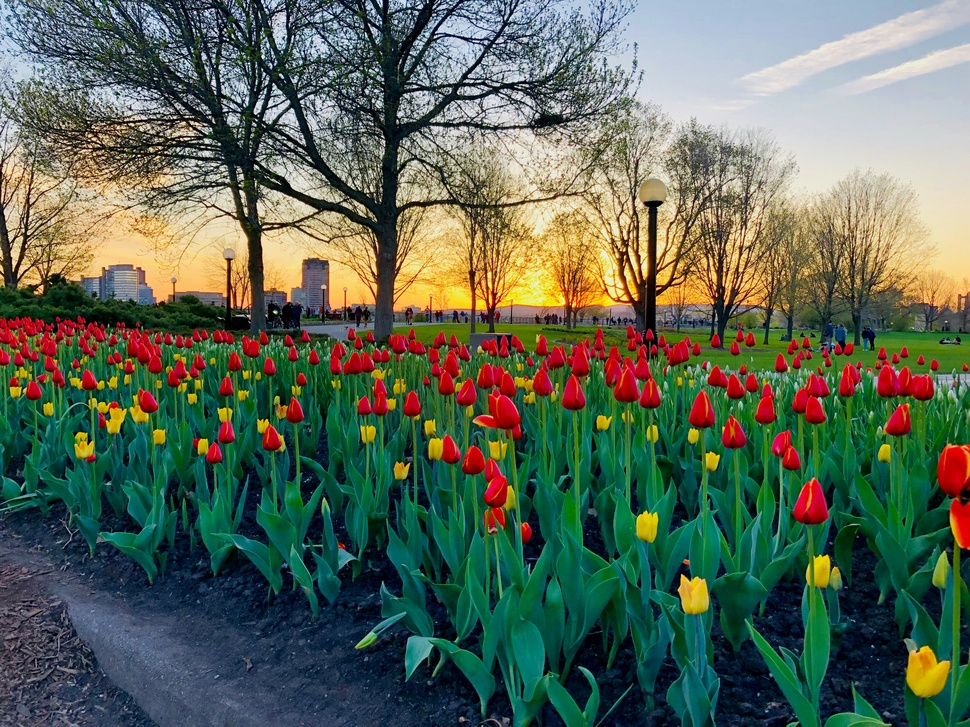
#> input picture images/color/flowers/richard-kidger-aeCtUySmqks.jpg, 970 x 727 px, shrunk from 4032 x 3024 before the run
$ jupyter execute --allow-errors 025-extracting-red-flowers-from-hsv-image.ipynb
#> lines starting #> are read from the running program, lines starting #| are printed output that depends on the picture; after the words box and inside, x2 and y2 are one past the last pixel; in counts of white or black regions, pixels touching at a corner belong together
[cell 1]
import numpy as np
import matplotlib.pyplot as plt
import cv2

[cell 2]
im = plt.imread('../images/color/flowers/richard-kidger-aeCtUySmqks.jpg')
#> im is the input picture: shape (727, 970, 3); mean R, G, B 89.1, 102.8, 85.6
hsv_im = cv2.cvtColor(im,cv2.COLOR_RGB2HSV)
#> hsv_im: shape (727, 970, 3); mean H, S, V 73, 152, 121.8

[cell 3]
fig, axs = plt.subplots(nrows=1,ncols=2,figsize=(16,9))

axs[0].imshow(im)
axs[0].set_title('Original Image')

axs[1].imshow(hsv_im)
axs[1].set_title('HSV Image')
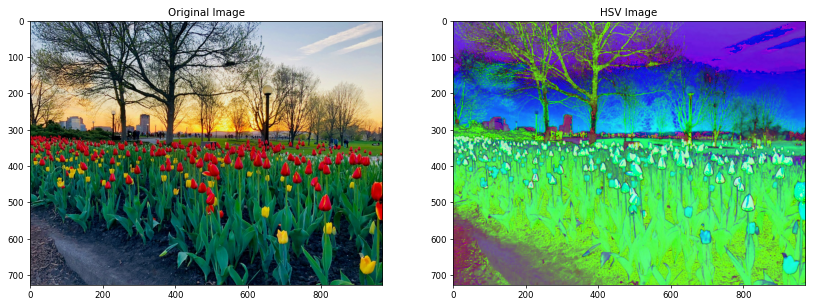
#> figure drawn by matplotlib, 2 panels

[cell 4]
lower_red = np.array([0,120,70])
upper_red = np.array([10,255,255])
mask1 = cv2.inRange(hsv_im,lower_red,upper_red)
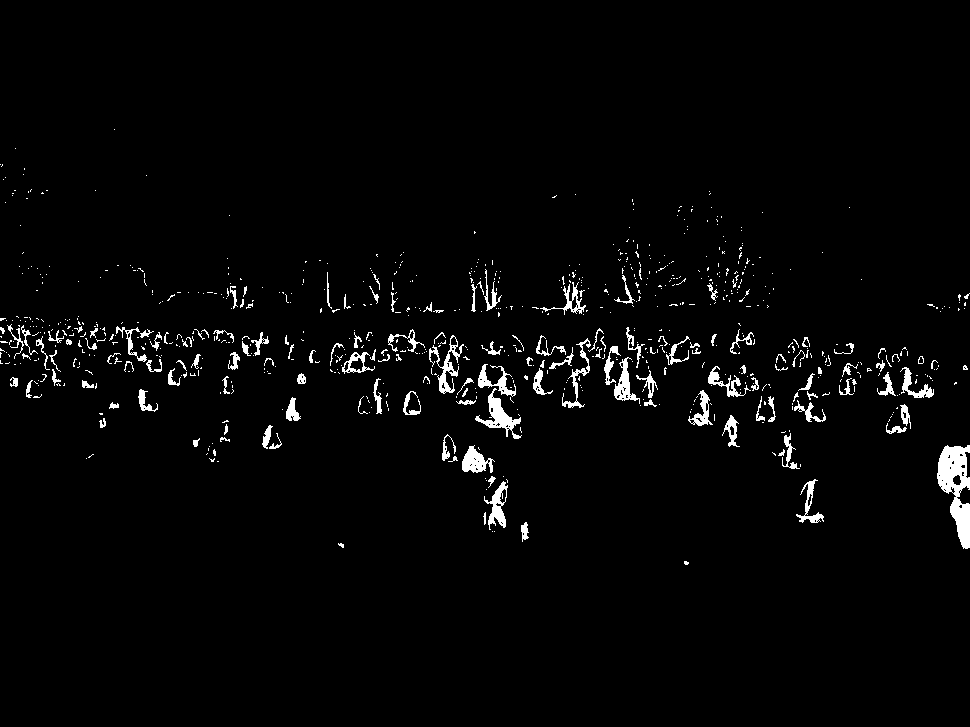
#> mask1: shape (727, 970); 2.5% white; 786 white regions (644 under 20 px), largest, box (x1, y1, x2, y2) and area: (937, 445, 970, 549) 1868, (475, 388, 522, 439) 689, (429, 335, 464, 394) 553

[cell 5]
plt.imshow(mask1)

[cell 6]
np.unique(mask1)
#> Out = [0, 255]

[cell 7]
lower_red = np.array([165,120,70])
upper_red = np.array([180,255,255])
mask2 = cv2.inRange(hsv_im,lower_red,upper_red)
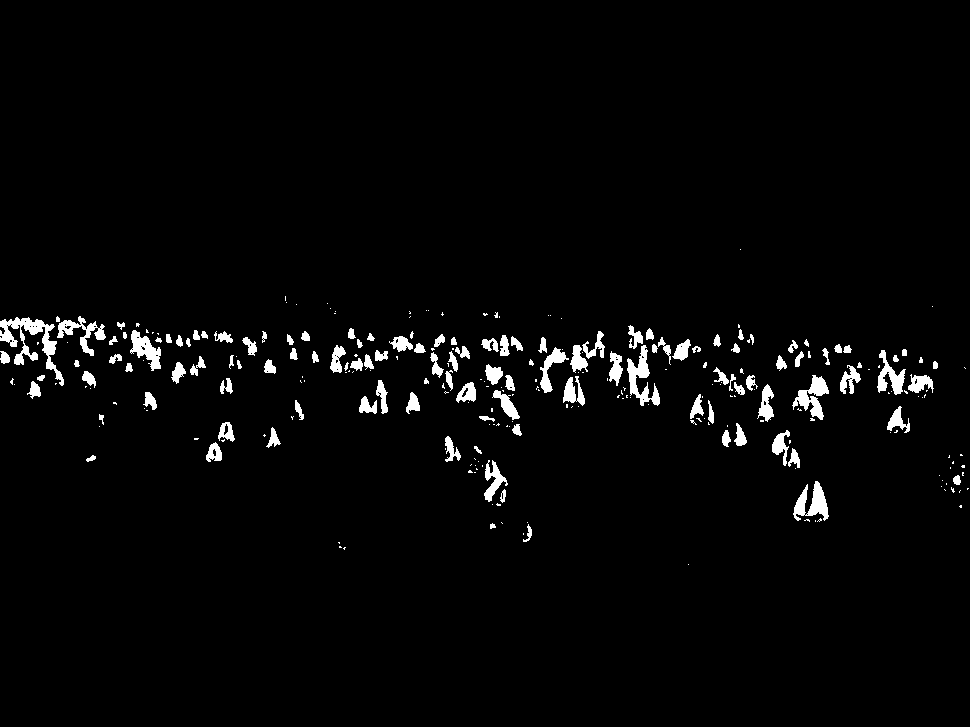
#> mask2: shape (727, 970); 2.7% white; 282 white regions (160 under 20 px), largest, box (x1, y1, x2, y2) and area: (0, 317, 64, 386) 1309, (627, 345, 660, 406) 786, (793, 481, 829, 521) 715

[cell 8]
plt.imshow(mask2)

[cell 9]
np.unique(mask2)
#> Out = [0, 255]

[cell 10]
plt.imshow(mask1 | mask2)
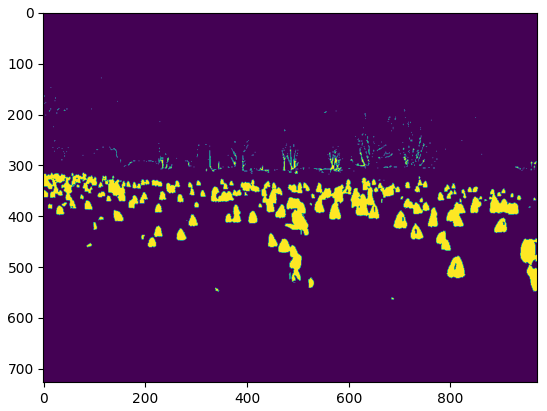
#> figure drawn by matplotlib, 1 panel

[cell 11]
mask = mask1 | mask2
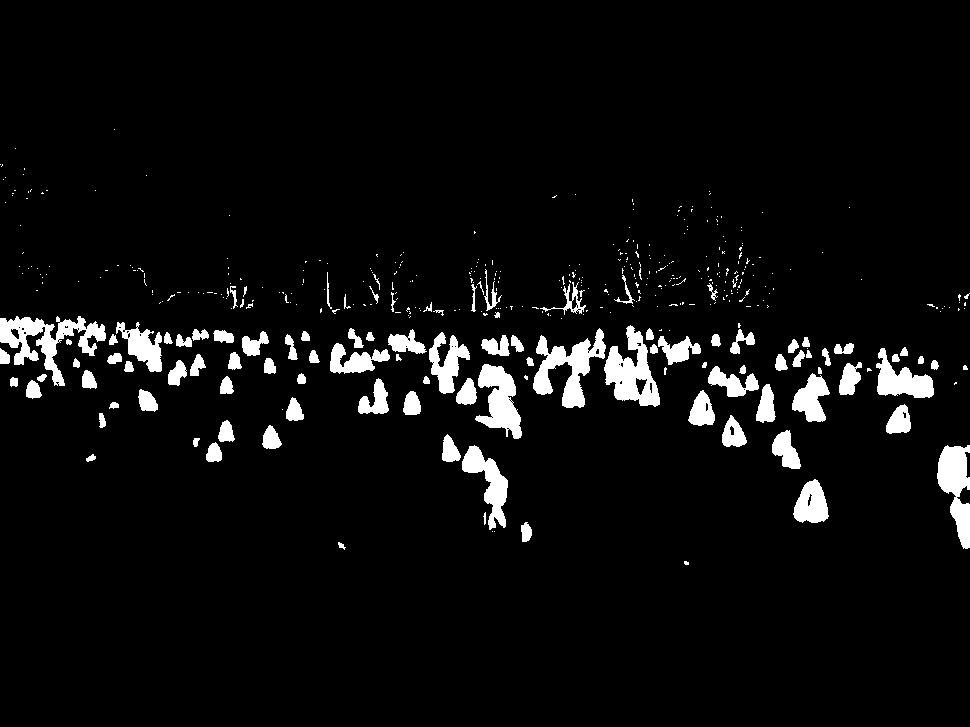
#> mask: shape (727, 970); 5.2% white; 438 white regions (334 under 20 px), largest, box (x1, y1, x2, y2) and area: (0, 316, 106, 386) 2755, (533, 328, 606, 408) 2405, (604, 325, 660, 407) 2325
res_img = cv2.bitwise_and(im,im,mask=mask)
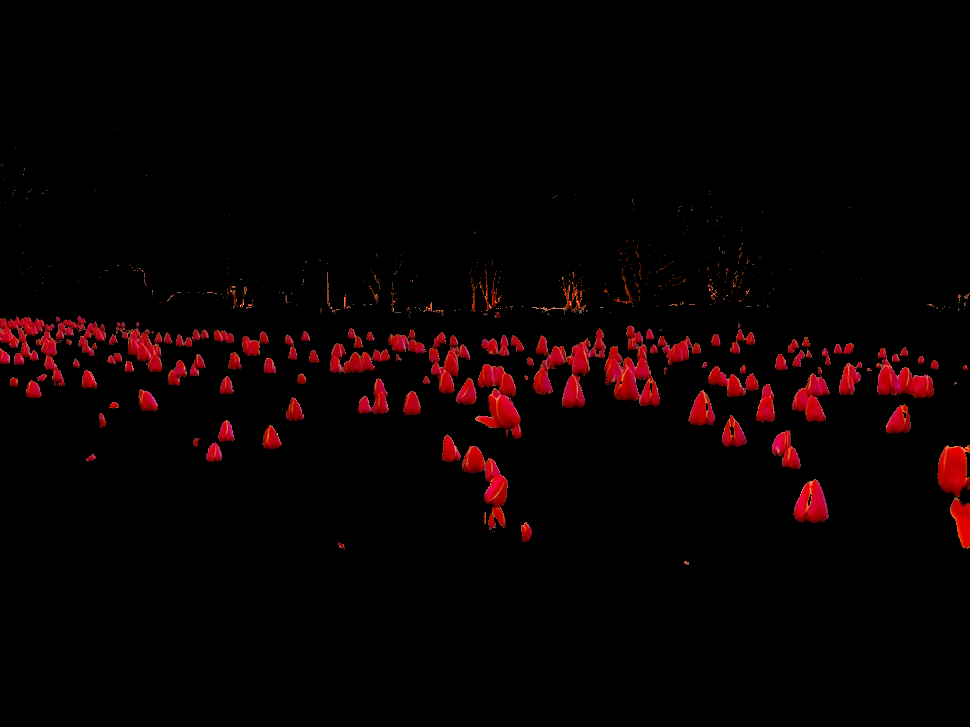
#> res_img: shape (727, 970, 3); mean R, G, B 8.6, 1.1, 1.4
plt.imshow(res_img)

[cell 12]
lower_red = np.array([0,120,70])
upper_red = np.array([8,255,255])
mask1 = cv2.inRange(hsv_im,lower_red,upper_red)
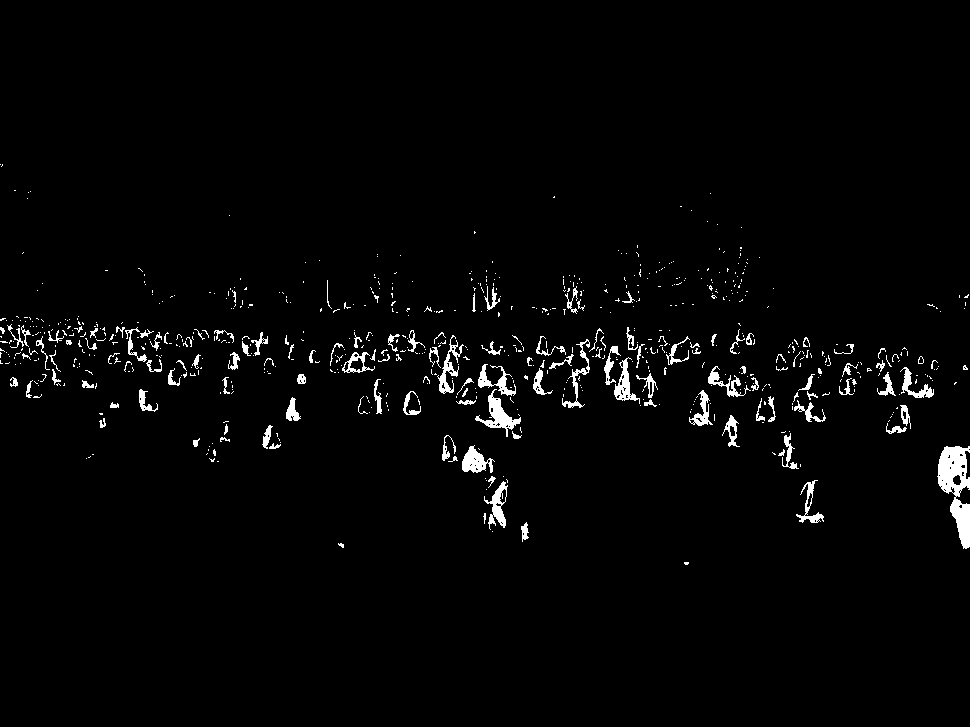
#> mask1: shape (727, 970); 2.3% white; 716 white regions (587 under 20 px), largest, box (x1, y1, x2, y2) and area: (937, 446, 970, 549) 1798, (475, 389, 521, 437) 638, (462, 445, 495, 473) 490

lower_red = np.array([170,120,70])
upper_red = np.array([180,255,255])
mask2 = cv2.inRange(hsv_im,lower_red,upper_red)
#> mask2: shape (727, 970); 2.6% white; 283 white regions (161 under 20 px), largest, box (x1, y1, x2, y2) and area: (0, 317, 64, 386) 1309, (627, 345, 660, 406) 760, (792, 375, 829, 420) 688

mask = mask1 | mask2
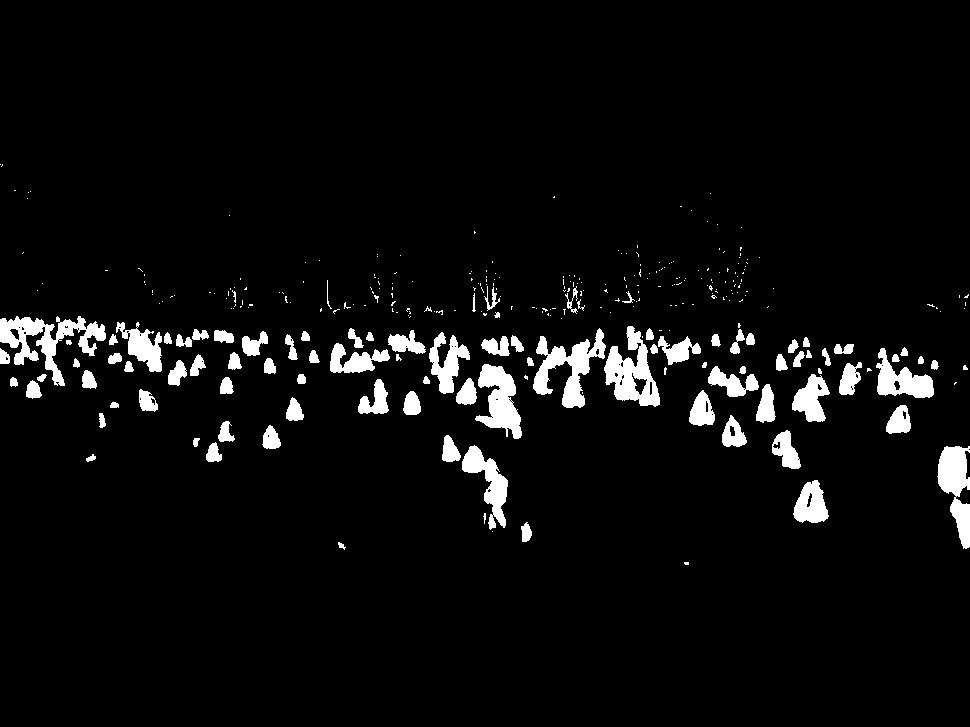
#> mask: shape (727, 970); 4.9% white; 328 white regions (235 under 20 px), largest, box (x1, y1, x2, y2) and area: (0, 316, 106, 386) 2698, (533, 328, 606, 408) 2298, (604, 326, 660, 407) 2231
res_img = cv2.bitwise_and(im,im,mask=mask)
plt.imshow(res_img)

#> (a cell that did not finish here is left out)

#> (a cell that did not finish here is left out)

[cell 15]
lower_yellow = np.array([20, 100, 100], np.uint8)
#> lower_yellow = [20, 100, 100]
upper_yellow = np.array([40, 255, 255], np.uint8)

$ run again, with images/color/flowers/aisvri-zPjLqbp-EZU.jpg copied over images/color/flowers/richard-kidger-aeCtUySmqks.jpg
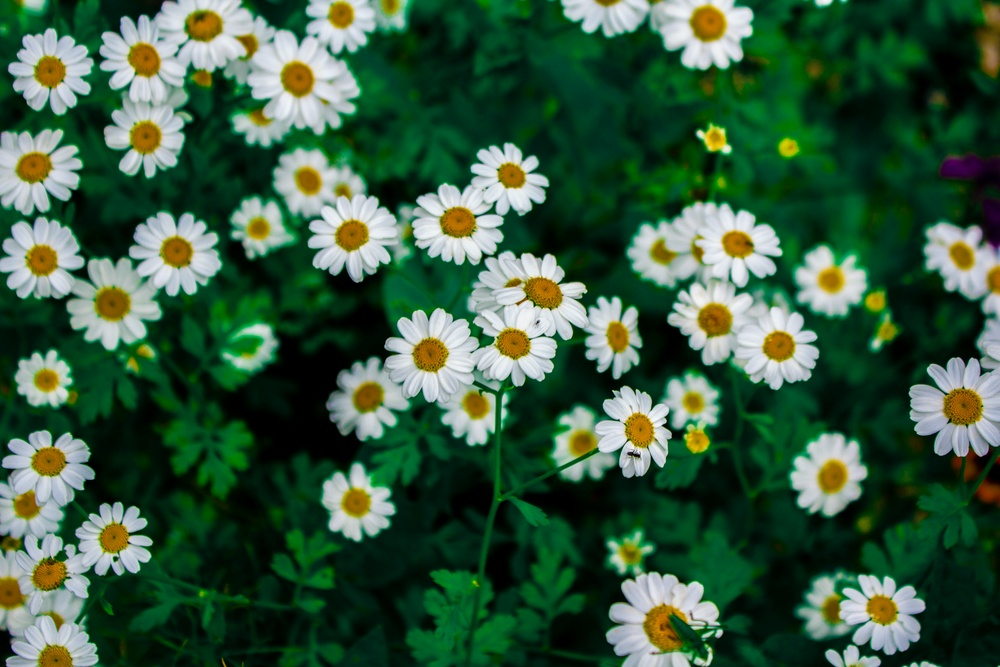
#> input picture images/color/flowers/aisvri-zPjLqbp-EZU.jpg, 1000 x 667 px, shrunk from 5184 x 3456 before the run
#> im is the input picture: shape (667, 1000, 3); mean R, G, B 55.5, 90.1, 63.1
#> hsv_im: shape (667, 1000, 3); mean H, S, V 72.1, 189.5, 93.3
#> `mask1 = cv2.inRange(hsv_im,lower_red,upper_red)`:
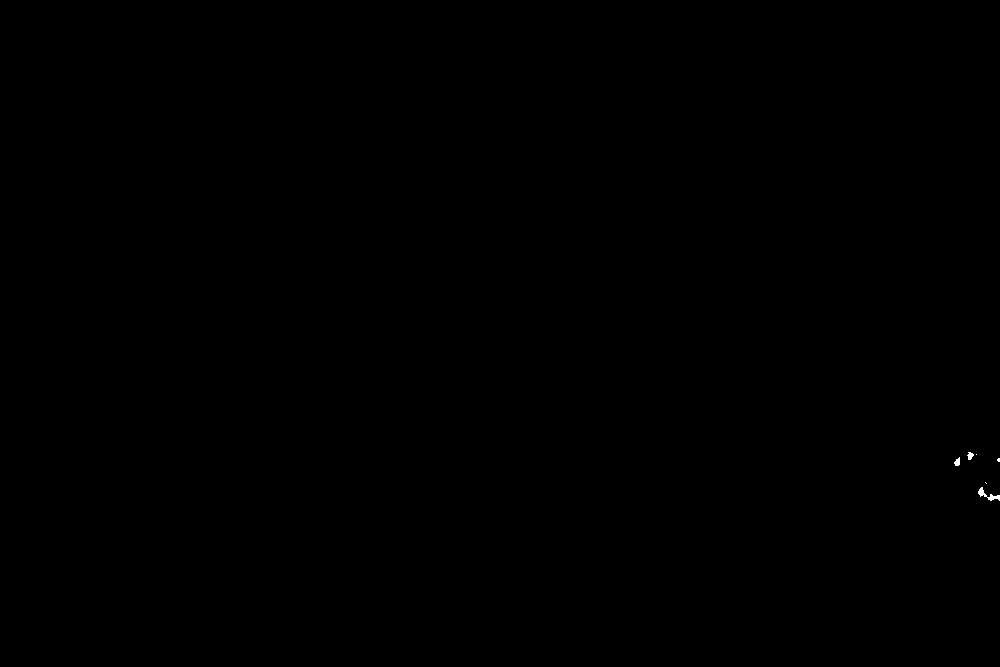
#> mask1: shape (667, 1000); 0.03% white; 6 white regions (3 under 20 px), largest, box (x1, y1, x2, y2) and area: (978, 487, 1000, 501) 104, (954, 457, 960, 466) 37, (967, 452, 974, 460) 36
#> `np.unique(mask1)`: Out = [0, 255]
#> mask2: shape (667, 1000); 0% white in thin lines or dots, all inside (x1, y1, x2, y2) = (967, 454, 968, 455)
#> `[cell 10] plt.imshow(mask1 | mask2)`:
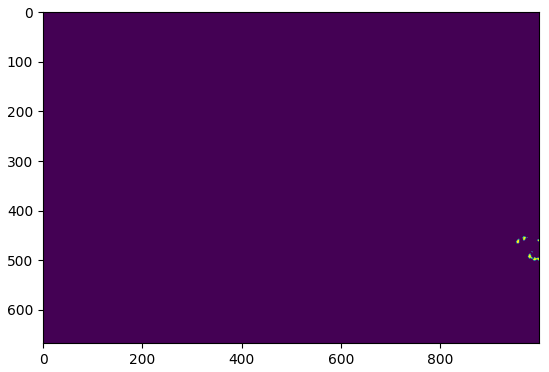
#> figure drawn by matplotlib, 1 panel
#> lower_yellow = [20, 100, 100]

$ run again, with images/color/flowers/aliya-solomon-A2iyZEFAFGs.jpg copied over images/color/flowers/richard-kidger-aeCtUySmqks.jpg
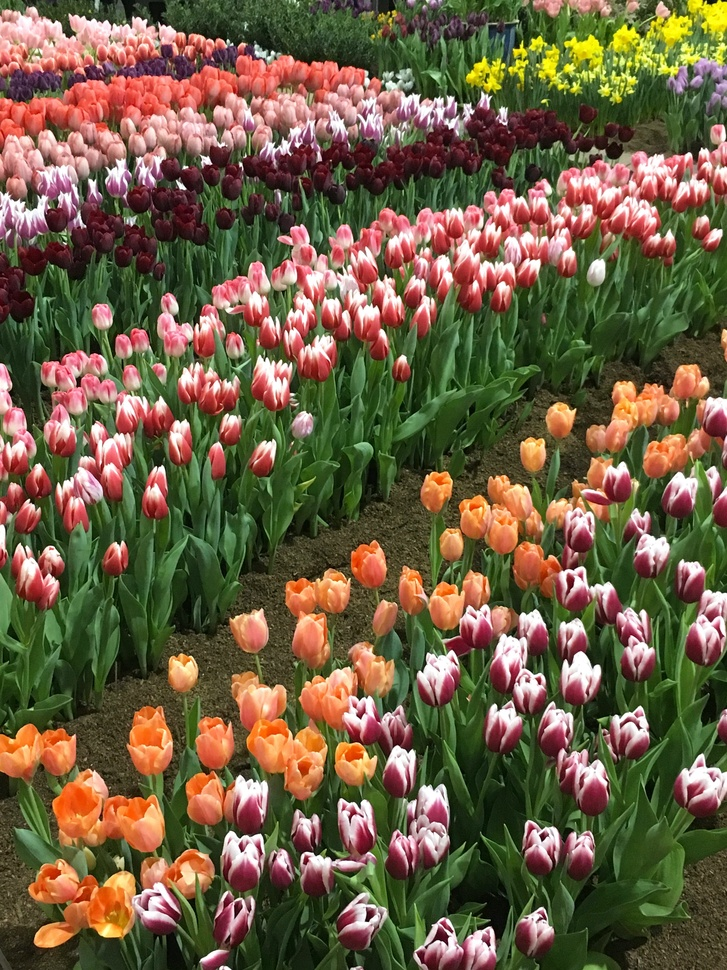
#> input picture images/color/flowers/aliya-solomon-A2iyZEFAFGs.jpg, 727 x 970 px, shrunk from 3024 x 4032 before the run
#> im is the input picture: shape (970, 727, 3); mean R, G, B 110.6, 94.4, 66.6
#> hsv_im: shape (970, 727, 3); mean H, S, V 54, 131.6, 121.5
#> `mask1 = cv2.inRange(hsv_im,lower_red,upper_red)`:
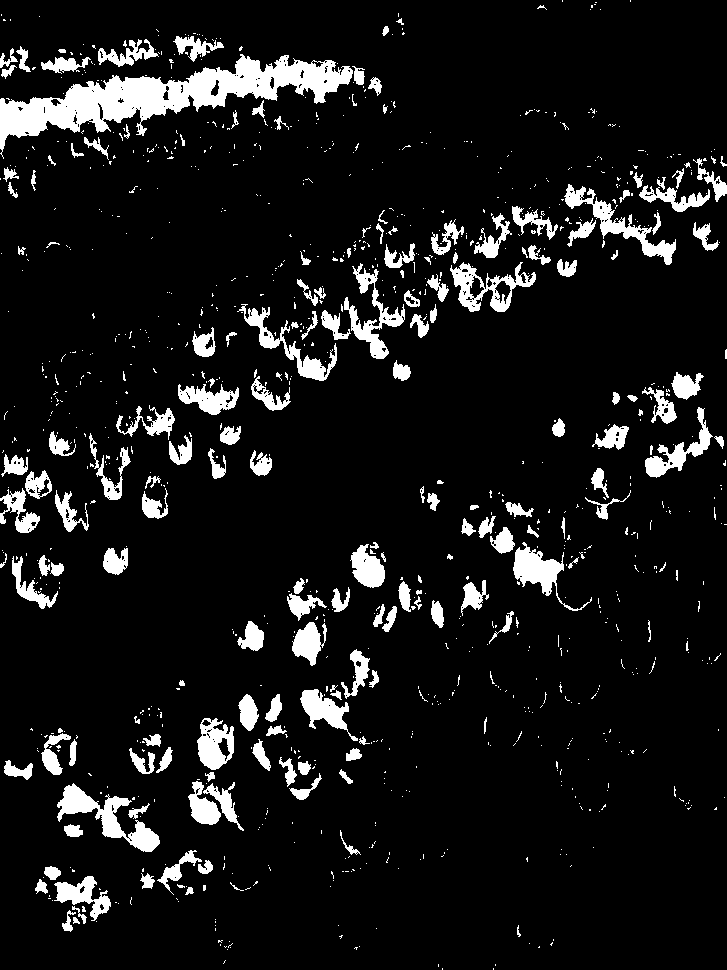
#> mask1: shape (970, 727); 9.1% white; 1032 white regions (849 under 20 px), largest, box (x1, y1, x2, y2) and area: (0, 54, 353, 159) 11566, (57, 783, 160, 852) 2220, (564, 184, 676, 265) 1819
#> `np.unique(mask1)`: Out = [0, 255]
#> `res_img = cv2.bitwise_and(im,im,mask=mask)`:
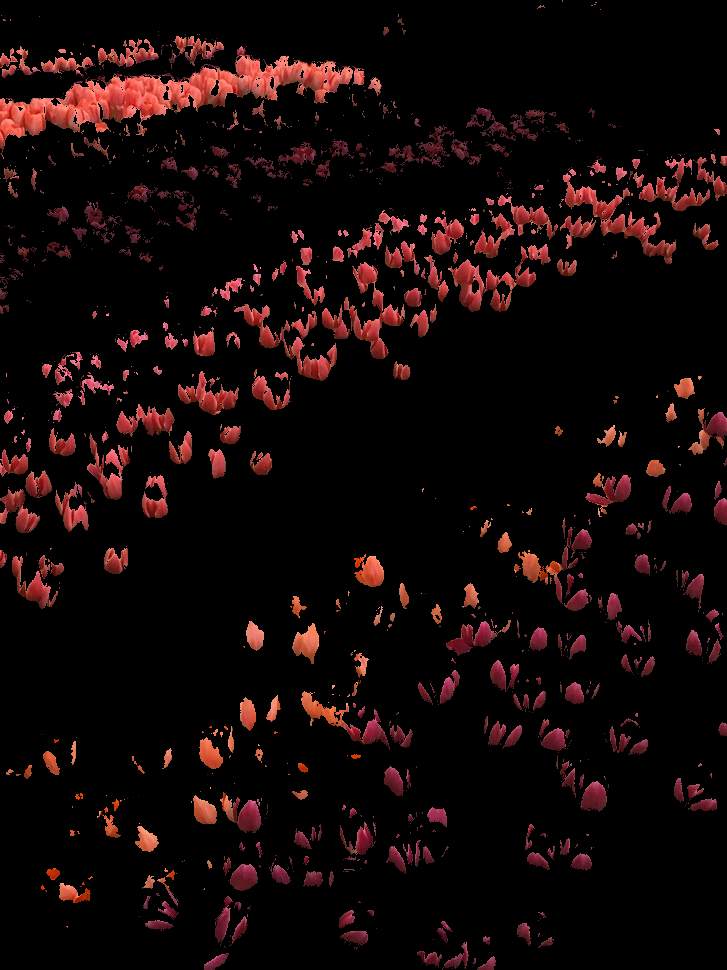
#> res_img: shape (970, 727, 3); mean R, G, B 19.6, 7.9, 7.7
#> lower_yellow = [20, 100, 100]
